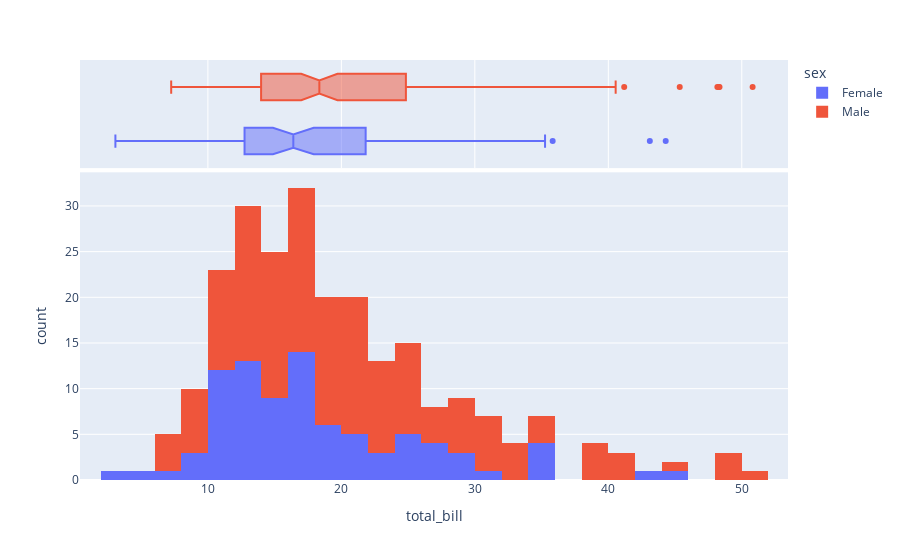

Write notebook code for a chart like this one.
### Code cell
fig = px.histogram(tips,x='total_bill',
                   color='sex',
                   marginal='box',
                   hover_data=tips.columns)
fig.show()

### Figure 1 — Plotly figure (JSON) as saved in the notebook; plotly's stock layout.template omitted (floating-point values rounded to 4 significant figures; data arrays with more than 128 entries replaced by an {"elided": "..."} marker saying what was removed)
{"data": [{"alignmentgroup": "True", "bingroup": "x", "hovertemplate": "sex=Female<br>total_bill=%{x}<br>count=%{y}<extra></extra>", "legendgroup": "Female", "marker": {"color": "#636efa", "pattern": {"shape": ""}}, "name": "Female", "offsetgroup": "Female", "orientation": "v", "showlegend": true, "type": "histogram", "x": [16.99, 24.59, 35.26, 14.83, 10.33, 16.97, 20.29, 15.77, 19.65, 15.06, 20.69, 16.93, 10.29, 34.81, 26.41, 16.45, 3.07, 17.07, 26.86, 25.28, 14.73, 10.07, 34.83, 5.75, 16.32, 22.75, 11.35, 15.38, 44.3, 22.42, 20.92, 14.31, 7.25, 25.71, 17.31, 10.65, 12.43, 24.08, 13.42, 12.48, 29.8, 14.52, 11.38, 20.27, 11.17, 12.26, 18.26, 8.51, 10.33, 14.15, 13.16, 17.47, 27.05, 16.43, 8.35, 18.64, 11.87, 29.85, 25, 13.39, 16.21, 17.51, 10.59, 10.63, 9.6, 20.9, 18.15, 19.81, 43.11, 13, 12.74, 13, 16.4, 16.47, 12.76, 13.27, 28.17, 12.9, 30.14, 13.42, 15.98, 16.27, 10.09, 22.12, 35.83, 27.18, 18.78], "xaxis": "x", "yaxis": "y"}, {"alignmentgroup": "True", "customdata": {"elided": "87x6 mixed values"}, "hovertemplate": "sex=%{customdata[1]}<br>total_bill=%{x}<br>tip=%{customdata[0]}<br>smoker=%{customdata[2]}<br>day=%{customdata[3]}<br>time=%{customdata[4]}<br>size=%{customdata[5]}<extra></extra>", "legendgroup": "Female", "marker": {"color": "#636efa"}, "name": "Female", "notched": true, "offsetgroup": "Female", "showlegend": false, "type": "box", "x": [16.99, 24.59, 35.26, 14.83, 10.33, 16.97, 20.29, 15.77, 19.65, 15.06, 20.69, 16.93, 10.29, 34.81, 26.41, 16.45, 3.07, 17.07, 26.86, 25.28, 14.73, 10.07, 34.83, 5.75, 16.32, 22.75, 11.35, 15.38, 44.3, 22.42, 20.92, 14.31, 7.25, 25.71, 17.31, 10.65, 12.43, 24.08, 13.42, 12.48, 29.8, 14.52, 11.38, 20.27, 11.17, 12.26, 18.26, 8.51, 10.33, 14.15, 13.16, 17.47, 27.05, 16.43, 8.35, 18.64, 11.87, 29.85, 25, 13.39, 16.21, 17.51, 10.59, 10.63, 9.6, 20.9, 18.15, 19.81, 43.11, 13, 12.74, 13, 16.4, 16.47, 12.76, 13.27, 28.17, 12.9, 30.14, 13.42, 15.98, 16.27, 10.09, 22.12, 35.83, 27.18, 18.78], "xaxis": "x2", "yaxis": "y2"}, {"alignmentgroup": "True", "bingroup": "x", "hovertemplate": "sex=Male<br>total_bill=%{x}<br>count=%{y}<extra></extra>", "legendgroup": "Male", "marker": {"color": "#EF553B", "pattern": {"shape": ""}}, "name": "Male", "offsetgroup": "Male", "orientation": "v", "showlegend": true, "type": "histogram", "x": {"elided": "157 float values"}, "xaxis": "x", "yaxis": "y"}, {"alignmentgroup": "True", "customdata": {"elided": "157x6 mixed values"}, "hovertemplate": "sex=%{customdata[1]}<br>total_bill=%{x}<br>tip=%{customdata[0]}<br>smoker=%{customdata[2]}<br>day=%{customdata[3]}<br>time=%{customdata[4]}<br>size=%{customdata[5]}<extra></extra>", "legendgroup": "Male", "marker": {"color": "#EF553B"}, "name": "Male", "notched": true, "offsetgroup": "Male", "showlegend": false, "type": "box", "x": {"elided": "157 float values"}, "xaxis": "x2", "yaxis": "y2"}], "layout": {"barmode": "relative", "legend": {"title": {"text": "sex"}, "tracegroupgap": 0}, "margin": {"t": 60}, "xaxis": {"anchor": "y", "domain": [0, 1], "title": {"text": "total_bill"}}, "xaxis2": {"anchor": "y2", "domain": [0, 1], "matches": "x", "showgrid": true, "showticklabels": false}, "yaxis": {"anchor": "x", "domain": [0, 0.7326], "title": {"text": "count"}}, "yaxis2": {"anchor": "x2", "domain": [0.7426, 1], "matches": "y2", "showgrid": false, "showline": false, "showticklabels": false, "ticks": ""}}}
